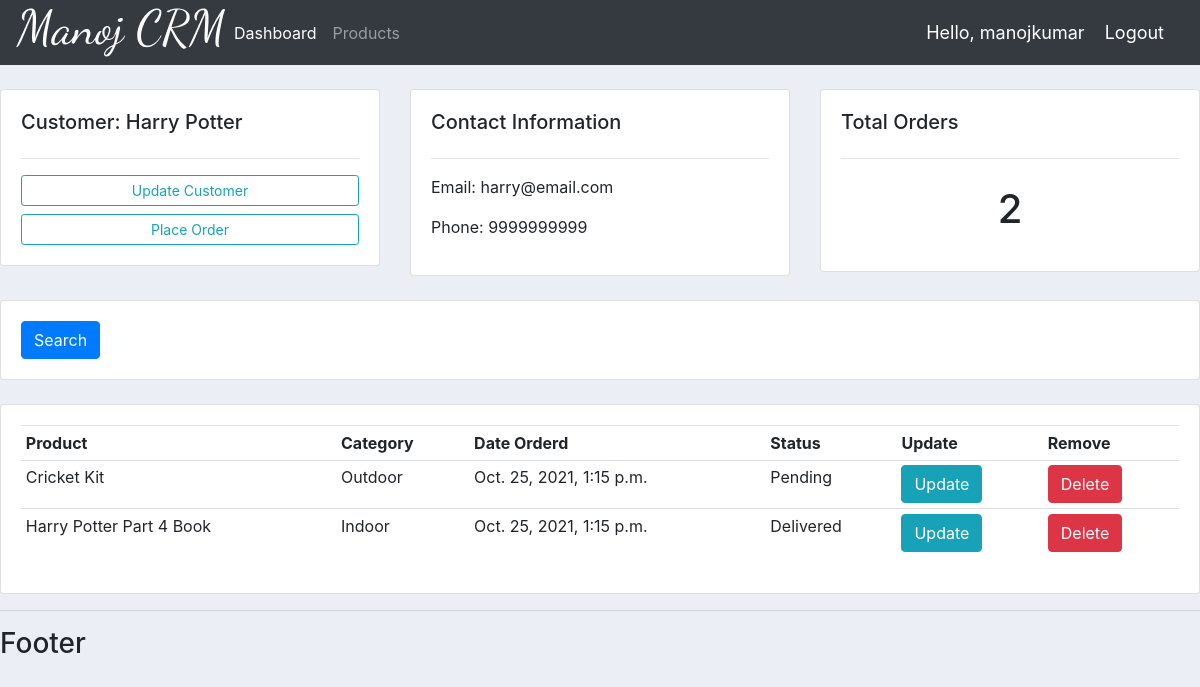
/customers/2/ (signed in), run on the app's committed database.
### accounts/models.py (models this page shows, shortened)
class Customer(models.Model):
	user = models.OneToOneField(User, null= True, blank= True, on_delete = models.CASCADE)
	name = models.CharField(max_length=200, null = True, blank= True)
	phone = models.CharField(max_length=200, null = True, blank= True)
	email = models.CharField(max_length=200, null = True, blank= True)
	profile_pic = models.ImageField(null=True, blank = True)
	date_created = models.DateTimeField(auto_now_add=True, null = True, blank= True)

class Order(models.Model):
	STATUS = (
			('Pending','Pending'),
			('Out for Delivery','Out for Delivery'),
			('Delivered','Delivered'),
		)
	customer = models.ForeignKey(Customer,null=True, on_delete = models.SET_NULL)
	products = models.ForeignKey(Product,null=True, on_delete = models.SET_NULL)
	date_created = models.DateTimeField(auto_now_add=True, null = True)
	status = models.CharField(max_length=200, null=True, choices = STATUS)

class Product(models.Model):
	CATEGORY = (('Indoor','Indoor'),('Outdoor','Outdoor'),)
	name = models.CharField(max_length=200, null = True)
	price = models.FloatField(null = True)
	category = models.CharField(max_length=200, null = True, choices = CATEGORY)
	description = models.CharField(max_length=200, null = True)
	date_created = models.DateTimeField(auto_now_add=True, null = True)
	tags = models.ManyToManyField(Tag)
	def __str__(self):
		return self.name

### accounts/decorators.py (the view)
		def wrapper_func(request, *args, **kwargs):
			group = None
			if request.user.groups.exists():
				group = request.user.groups.all()[0].name
			if group in allowed_roles:
				return view_func(request, *args, **kwargs)
			else:
				return HttpResponse('You are not authorized to view this page')

### accounts/views.py (called while the page is built)
@login_required(login_url='login')
@allowed_users(allowed_roles=['admin'])
def customers(request,pk):
	customer = Customer.objects.get(id = pk)
	orders = customer.order_set.all()
	order_count = orders.count()
	context = {
		'customer':customer,
		'orders':orders,
		'order_count':order_count
	}
	return render(request, 'accounts/customers.html',context)

### accounts/templates/accounts/customers.html
{% extends 'accounts/main.html' %}
{% block content %}
	<br>
<div class="row">
	<div class="col-md">
		<div class="card card-body">
			<h5>Customer: {{customer.name}}</h5>
			<hr>
			<a class="btn btn-outline-info  btn-sm btn-block" href="">Update Customer</a>
			<a class="btn btn-outline-info  btn-sm btn-block" href="{% url 'createorder' customer.id %}">Place Order</a>
		</div>
	</div>
	<div class="col-md">
		<div class="card card-body">
			<h5>Contact Information</h5>
			<hr>
			<p>Email: {{customer.email}} </p>
			<p>Phone: {{customer.phone}} </p>
		</div>
	</div>
	<div class="col-md">
		<div class="card card-body">
			<h5>Total Orders</h5>
			<hr>
			<h1 style="text-align: center;padding: 10px">{{order_count}}</h1>
		</div>
	</div>
</div>
<br>
<div class="row">
	<div class="col">
		<div class="card card-body">
			<form method="get">
		    <button class="btn btn-primary" type="submit">Search</button>
		  </form>
		</div>
	</div>
</div>
<br>
<div class="row">
	<div class="col-md">
		<div class="card card-body">
			<table class="table table-sm">
				<tr>
					<th>Product</th>
					<th>Category</th>
					<th>Date Orderd</th>
					<th>Status</th>
					<th>Update</th>
					<th>Remove</th>
				</tr>
				{%for order in orders %}
					<tr>
						<td>{{order.products}}</td>
						<td>{{order.products.category}}</td>
						<td>{{order.date_created}}</td>
						<td>{{order.status}}</td>
						<td><a class="btn btn-small btn-info" href="{% url 'updateorder' order.id %}">Update</a></td>
						<td><a class="btn btn-small btn-danger" href="{% url 'deleteorder' order.id %}">Delete</a></td>
					</tr>
				{% endfor %}
			</table>
		</div>
	</div>
</div>
{% endblock%}

### accounts/templates/accounts/navbar.html (shortened to what this page needs)
{% load static %}
<nav class="navbar navbar-expand-lg navbar-dark bg-dark">
  <img src="{% static 'images/logo.png' %}">
  <div class="collapse navbar-collapse" id="navbarNav">
    <ul class="navbar-nav">
      <li class="nav-item active">
        <a class="nav-link" href="{% url 'home' %}">Dashboard</a>
      </li>
      <li class="nav-item">
        <a class="nav-link" href="{% url 'products' %}">Products</a>
      </li>
    </ul>
  </div>
   <span class="hello-msg">Hello, {{request.user}}</span>
  <span ><a  class="hello-msg" href="{% url 'logout' %}">Logout</a></span>
</nav>

### static/css/main.css (style rules this page uses)
body { background-color: #ebeff5; }

### accounts/templates/accounts/navbar.html (style rules this page uses)
.hello-msg { font-size: 18px; color: #fff; margin-right: 20px; }

### data on the page
Customer: name "Harry Potter", email "harry@email.com", phone "9999999999"
Order: products "Cricket Kit", products.category "Outdoor", date_created "Oct. 25, 2021, 1:15 p.m.", status "Pending"
Order: products "Harry Potter Part 4 Book", products.category "Indoor", date_created "Oct. 25, 2021, 1:15 p.m.", status "Delivered"

### other printed values
{{ request.user }} "manojkumar"
{{ order_count }} "2"
